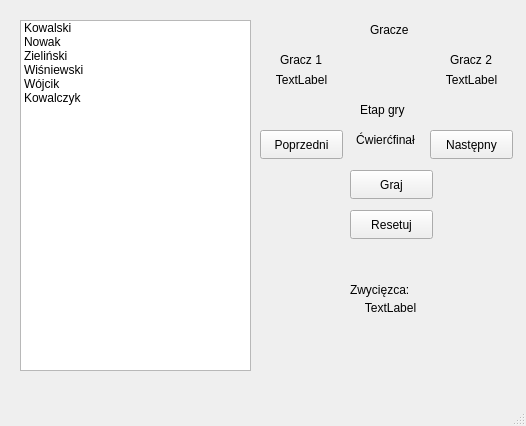
<?xml version="1.0" encoding="UTF-8"?>
<ui version="4.0">
 <class>MainWindow</class>
 <widget class="QMainWindow" name="MainWindow">
  <property name="geometry">
   <rect>
    <x>0</x>
    <y>0</y>
    <width>526</width>
    <height>426</height>
   </rect>
  </property>
  <property name="windowTitle">
   <string>MainWindow</string>
  </property>
  <widget class="QWidget" name="centralwidget">
   <widget class="QListWidget" name="listWidget">
    <property name="geometry">
     <rect>
      <x>20</x>
      <y>20</y>
      <width>231</width>
      <height>351</height>
     </rect>
    </property>
    <item>
     <property name="text">
      <string>Kowalski</string>
     </property>
    </item>
    <item>
     <property name="text">
      <string>Nowak</string>
     </property>
    </item>
    <item>
     <property name="text">
      <string>Zieliński</string>
     </property>
    </item>
    <item>
     <property name="text">
      <string>Wiśniewski</string>
     </property>
    </item>
    <item>
     <property name="text">
      <string>Wójcik</string>
     </property>
    </item>
    <item>
     <property name="text">
      <string>Kowalczyk</string>
     </property>
    </item>
   </widget>
   <widget class="QLabel" name="label">
    <property name="geometry">
     <rect>
      <x>280</x>
      <y>50</y>
      <width>63</width>
      <height>20</height>
     </rect>
    </property>
    <property name="text">
     <string>Gracz 1</string>
    </property>
   </widget>
   <widget class="QLabel" name="label_2">
    <property name="geometry">
     <rect>
      <x>450</x>
      <y>50</y>
      <width>63</width>
      <height>20</height>
     </rect>
    </property>
    <property name="text">
     <string>Gracz 2</string>
    </property>
   </widget>
   <widget class="QLabel" name="label_3">
    <property name="geometry">
     <rect>
      <x>370</x>
      <y>20</y>
      <width>63</width>
      <height>20</height>
     </rect>
    </property>
    <property name="text">
     <string>Gracze</string>
    </property>
   </widget>
   <widget class="QLabel" name="label_4">
    <property name="geometry">
     <rect>
      <x>270</x>
      <y>70</y>
      <width>63</width>
      <height>20</height>
     </rect>
    </property>
    <property name="text">
     <string>TextLabel</string>
    </property>
    <property name="alignment">
     <set>Qt::AlignmentFlag::AlignCenter</set>
    </property>
   </widget>
   <widget class="QLabel" name="label_5">
    <property name="geometry">
     <rect>
      <x>440</x>
      <y>70</y>
      <width>63</width>
      <height>20</height>
     </rect>
    </property>
    <property name="text">
     <string>TextLabel</string>
    </property>
    <property name="alignment">
     <set>Qt::AlignmentFlag::AlignCenter</set>
    </property>
   </widget>
   <widget class="QLabel" name="label_6">
    <property name="geometry">
     <rect>
      <x>360</x>
      <y>100</y>
      <width>63</width>
      <height>20</height>
     </rect>
    </property>
    <property name="text">
     <string>Etap gry</string>
    </property>
   </widget>
   <widget class="QLabel" name="label_7">
    <property name="geometry">
     <rect>
      <x>340</x>
      <y>130</y>
      <width>91</width>
      <height>20</height>
     </rect>
    </property>
    <property name="text">
     <string>Ćwierćfinał</string>
    </property>
    <property name="alignment">
     <set>Qt::AlignmentFlag::AlignCenter</set>
    </property>
   </widget>
   <widget class="QPushButton" name="pushButton">
    <property name="geometry">
     <rect>
      <x>260</x>
      <y>130</y>
      <width>83</width>
      <height>29</height>
     </rect>
    </property>
    <property name="text">
     <string>Poprzedni</string>
    </property>
   </widget>
   <widget class="QPushButton" name="pushButton_2">
    <property name="geometry">
     <rect>
      <x>430</x>
      <y>130</y>
      <width>83</width>
      <height>29</height>
     </rect>
    </property>
    <property name="text">
     <string>Następny</string>
    </property>
   </widget>
   <widget class="QPushButton" name="pushButton_3">
    <property name="geometry">
     <rect>
      <x>350</x>
      <y>170</y>
      <width>83</width>
      <height>29</height>
     </rect>
    </property>
    <property name="text">
     <string>Graj</string>
    </property>
   </widget>
   <widget class="QPushButton" name="pushButton_4">
    <property name="geometry">
     <rect>
      <x>350</x>
      <y>210</y>
      <width>83</width>
      <height>29</height>
     </rect>
    </property>
    <property name="text">
     <string>Resetuj</string>
    </property>
   </widget>
   <widget class="QLabel" name="label_8">
    <property name="geometry">
     <rect>
      <x>350</x>
      <y>280</y>
      <width>71</width>
      <height>20</height>
     </rect>
    </property>
    <property name="text">
     <string>Zwycięzca:</string>
    </property>
   </widget>
   <widget class="QLabel" name="label_9">
    <property name="geometry">
     <rect>
      <x>340</x>
      <y>300</y>
      <width>101</width>
      <height>16</height>
     </rect>
    </property>
    <property name="text">
     <string>TextLabel</string>
    </property>
    <property name="alignment">
     <set>Qt::AlignmentFlag::AlignCenter</set>
    </property>
   </widget>
  </widget>
  <widget class="QStatusBar" name="statusbar"/>
  <widget class="QMenuBar" name="menubar">
   <property name="geometry">
    <rect>
     <x>0</x>
     <y>0</y>
     <width>526</width>
     <height>25</height>
    </rect>
   </property>
  </widget>
 </widget>
 <resources/>
 <connections/>
</ui>
